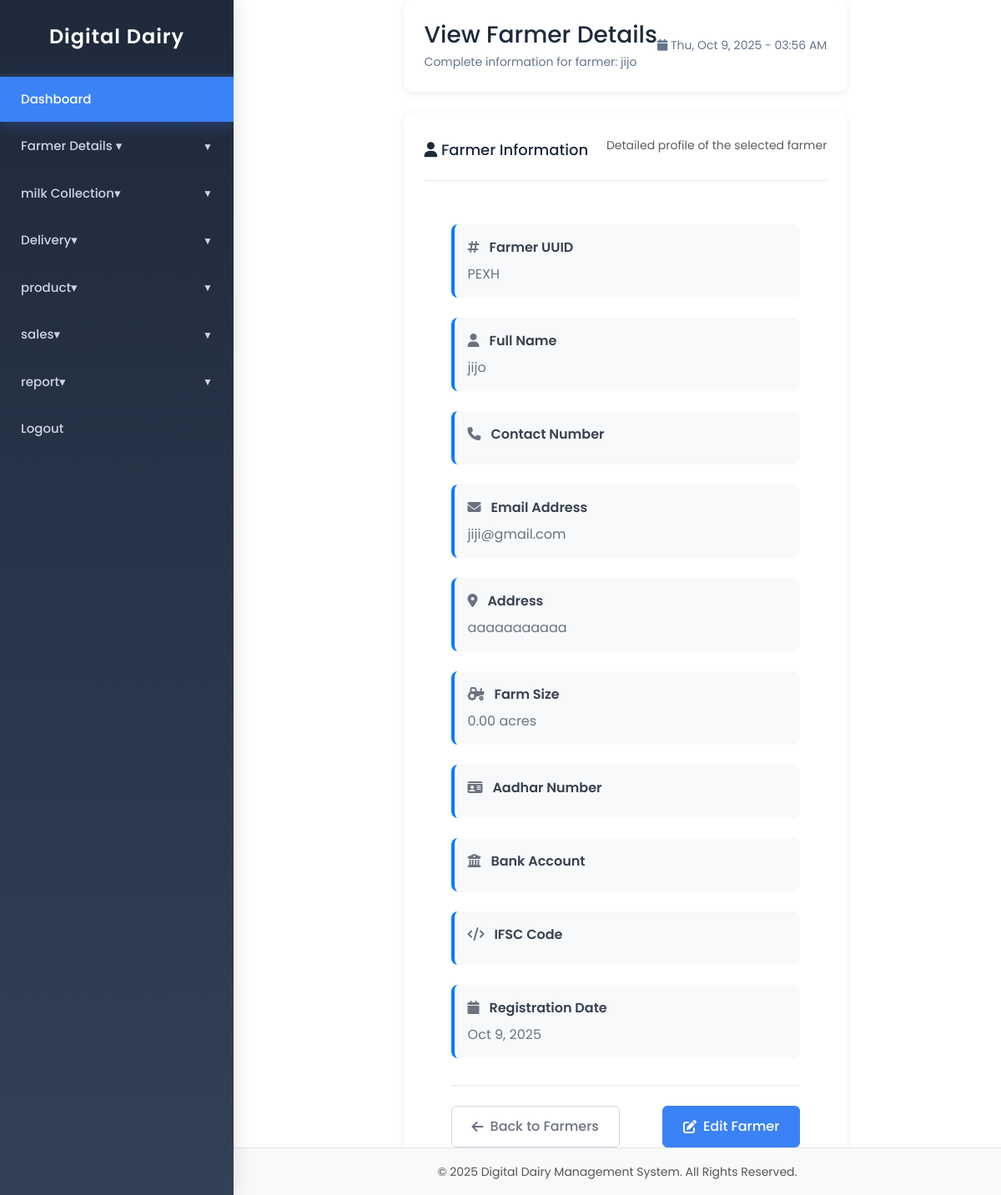
Screenshot of /view-farmer.php?uuid=PEXH (signed in) with the database file from the repository.
### tables this page shows
CREATE TABLE `farmers` (
  `id` int(11) NOT NULL,
  `uuid` varchar(4) NOT NULL,
  `name` varchar(100) NOT NULL,
  `contact` varchar(20) DEFAULT NULL,
  `address` text NOT NULL,
  `farm_size` decimal(10,2) DEFAULT NULL,
  `email` varchar(100) DEFAULT NULL,
  `password` varchar(255) NOT NULL,
  `aadhar` varchar(12) DEFAULT NULL,
  `bank_account` varchar(30) DEFAULT NULL,
  `ifsc` varchar(15) DEFAULT NULL,
  `created_at` timestamp NOT NULL DEFAULT current_timestamp(),
  `status` enum('active','inactive') DEFAULT 'active',
  `username` varchar(100) DEFAULT NULL,
  `reset_token` varchar(64) DEFAULT NULL,
  `reset_expires` datetime DEFAULT NULL
);

### view-farmer.php (the view, shortened to what this page needs)
<?php
include('includes/header.php');
include('includes/config.php');
$uuid = mysqli_real_escape_string($con, $_GET['uuid']);
$query = "SELECT * FROM farmers WHERE uuid = '$uuid'";
$result = mysqli_query($con, $query);
$farmer = mysqli_fetch_assoc($result);
?>
<!DOCTYPE html>
<html lang="en">
<head>
    <link rel="stylesheet" href="style.css">
    <link rel="stylesheet" href="https://cdnjs.cloudflare.com/ajax/libs/font-awesome/6.4.0/css/all.min.css">
</head>
<body>
    <div class="dashboard-container">
        <?php include('includes/sidebar.php'); ?>
        <div class="dashboard-main">
            <div class="dashboard-header">
                <div class="dashboard-title">
                    <h1>View Farmer Details</h1>
                    <p>Complete information for farmer: <?php echo htmlspecialchars($farmer['name']); ?></p>
                </div>
                <div class="date-display">
                    <i class="fas fa-calendar"></i>
                    <?php echo date("D, M j, Y - h:i A"); ?>
                </div>
            </div>
            <div class="chart-card">
                <div class="chart-header">
                    <h3><i class="fas fa-user"></i> Farmer Information</h3>
                    <p class="text-muted">Detailed profile of the selected farmer</p>
                </div>
                <div class="form-container">
                    <div class="detail-grid">
                        <div class="detail-item">
                            <label><i class="fas fa-hashtag"></i> Farmer UUID</label>
                            <p><?php echo htmlspecialchars($farmer['uuid']); ?></p>
                        </div>
                        <div class="detail-item">
                            <label><i class="fas fa-user"></i> Full Name</label>
                            <p><?php echo htmlspecialchars($farmer['name']); ?></p>
                        </div>
                        <div class="detail-item">
                            <label><i class="fas fa-phone"></i> Contact Number</label>
                        </div>
                        <div class="detail-item">
                            <label><i class="fas fa-envelope"></i> Email Address</label>
                            <p><?php echo htmlspecialchars($farmer['email']); ?></p>
                        </div>
                        <div class="detail-item full-width">
                            <label><i class="fas fa-map-marker-alt"></i> Address</label>
                            <p><?php echo htmlspecialchars($farmer['address']); ?></p>
                        </div>
                        <div class="detail-item">
                            <label><i class="fas fa-tractor"></i> Farm Size</label>
                            <p><?php echo htmlspecialchars($farmer['farm_size']); ?> acres</p>
                        </div>
                        <div class="detail-item">
                            <label><i class="fas fa-id-card"></i> Aadhar Number</label>
                        </div>
                        <div class="detail-item">
                            <label><i class="fas fa-university"></i> Bank Account</label>
                        </div>
                        <div class="detail-item">
                            <label><i class="fas fa-code"></i> IFSC Code</label>
                        </div>
                        <div class="detail-item">
                            <label><i class="fas fa-calendar"></i> Registration Date</label>
                            <p><?php echo date('M j, Y', strtotime($farmer['created_at'])); ?></p>
                        </div>
                    </div>
                        <div class="form-actions">
                            <a href="manage_farmer.php" class="btn btn-outline-secondary">
                                <i class="fas fa-arrow-left"></i> Back to Farmers
                            </a>
                            <a href="edit-farmer.php?uuid=<?php echo $farmer['uuid']; ?>" class="btn btn-primary">
                                <i class="fas fa-edit"></i> Edit Farmer
                            </a>
                        </div>
                </div>
            </div>
        </div>
    </div>
</body>
</html>
<?php include('includes/footer.php'); ?>

### style.css (style rules this page uses)
* { margin: 0; padding: 0; box-sizing: border-box; font-family: 'Poppins', sans-serif; }
body { margin: 0; padding: 0; font-family: 'Segoe UI', sans-serif; display: flex; justify-content: center; align-items: center; min-height: 100vh; }
.dashboard-container { display: flex; min-height: 100vh; }
.dashboard-header { background: #fff; padding: 25px; border-radius: 12px; box-shadow: 0 2px 10px rgba(0,0,0,0.08); margin-bottom: 25px; display: flex; justify-content: space-between; align-items: center; }
.dashboard-title h1 { margin: 0; color: #1e293b; font-size: 28px; }
.dashboard-title p { margin: 5px 0 0 0; color: #64748b; font-size: 14px; }
.date-display { color: #64748b; font-size: 14px; }
.chart-card { background: #fff; padding: 25px; border-radius: 12px; box-shadow: 0 2px 10px rgba(0,0,0,0.08); }
.chart-header { display: flex; justify-content: space-between; align-items: center; margin-bottom: 20px; padding-bottom: 15px; border-bottom: 1px solid #e2e8f0; }
.chart-header h3 { margin: 0; color: #1e293b; font-size: 18px; }
:root { --sidebar-bg: linear-gradient(180deg, #1e293b 0%, #334155 100%); --sidebar-hover: rgba(255, 255, 255, 0.1); --sidebar-active: #3b82f6; --text-primary: #ffffff; --text-secondary: #cbd5e1; --transition: all 0.3s cubic-bezier(0.4, 0, 0.2, 1); }
.form-container { padding: 2rem; }
.form-actions { display: flex; gap: 1rem; justify-content: flex-end; margin-top: 2rem; padding-top: 1.5rem; border-top: 1px solid #e5e7eb; }
.btn { display: inline-flex; align-items: center; gap: 0.5rem; padding: 0.75rem 1.5rem; border: 1px solid transparent; border-radius: 0.375rem; font-size: 1rem; font-weight: 500; text-decoration: none; cursor: pointer; transition: all 0.2s; }
.btn-primary { background-color: #3b82f6; color: white; border-color: #3b82f6; }
.btn-outline-secondary { background-color: transparent; color: #6b7280; border-color: #d1d5db; }
.text-muted { color: #6b7280; font-size: 0.875rem; margin-top: 0.25rem; }

### view-farmer.php (style rules this page uses)
.detail-grid { display: grid; grid-template-columns: repeat(auto-fit, minmax(300px, 1fr)); gap: 1.5rem; margin-bottom: 2rem; }
.detail-item { background: #f8f9fa; padding: 1rem; border-radius: 0.5rem; border-left: 4px solid #007bff; }
.detail-item.full-width { grid-column: 1 / -1; }
.detail-item label { display: block; font-weight: 600; color: #374151; margin-bottom: 0.5rem; }
.detail-item label i { margin-right: 0.5rem; color: #6b7280; }
.detail-item p { margin: 0; color: #6b7280; font-size: 1rem; }
.form-actions { display: flex; justify-content: space-between; gap: 1rem; }

### rows the page displays
farmers: name "jijo", uuid "PEXH", email "jiji@gmail.com", address "aaaaaaaaaaa", farm_size "0.00", created_at "Oct 9, 2025"
